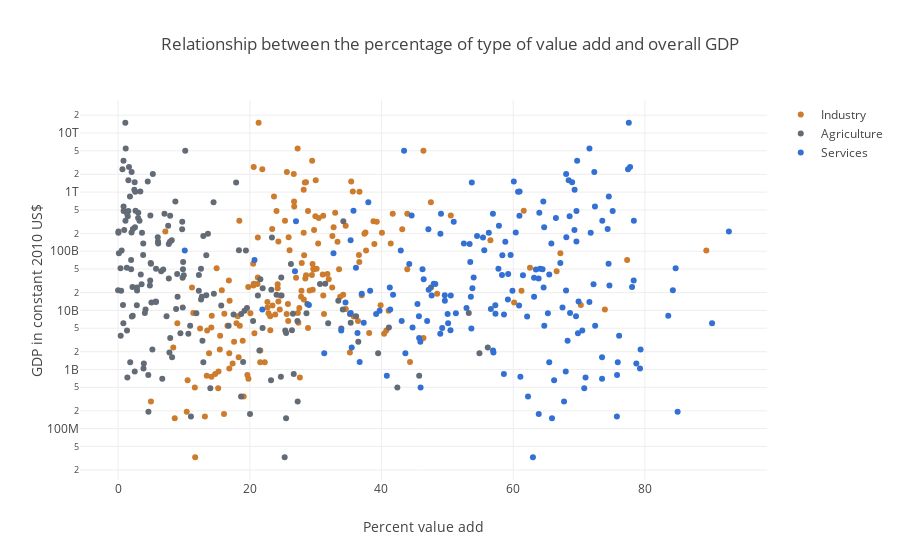

Source (notebook cell):
### Markdown cell above
The base object of a plotly graph is a figure, and we'll usually name it `fig`.  A figure takes `data` and a `layout`.  `data` is a list object that contains one or more `trace` objects.  The `trace` object is where we define the stuff that we want plotted.  Think of it as a series in Excel.  Just like you can have more than one Excel series plotted on the same chart, you can have more than one `trace` plotted on a `plotly` chart.  Let's go through the below code line by line.

### Code cell
trace_ind = Scatter(
    x = bDF_keep['NV.IND.TOTL.ZS'], 
    y = bDF_keep['NY.GDP.MKTP.KD'],
    mode = 'markers',
    name = 'Industry',
    marker = dict(
        color = '#cc7c2c'
        )
    )

trace_agr = Scatter(
    x = bDF_keep['NV.AGR.TOTL.ZS'], 
    y = bDF_keep['NY.GDP.MKTP.KD'],
    mode = 'markers',
    name = 'Agriculture',
    marker = dict(
        color = '#636b77'
        )
    )

trace_srv = Scatter(
    x = bDF_keep['NV.SRV.TETC.ZS'], 
    y = bDF_keep['NY.GDP.MKTP.KD'],
    mode = 'markers',
    name = 'Services',
    marker = dict(
        color = '#3270d3'
        )
    )

data = [trace_ind, trace_agr, trace_srv]

layout = dict(
    title = 'Relationship between the percentage of type of value add and overall GDP',
    hovermode = 'closest',
    yaxis = dict(zeroline = False,
        title = 'GDP in constant 2010 US$',
        type = 'log'),
    xaxis = dict(zeroline = False,
        title = 'Percent value add',
        )
    )

fig = dict(data = data, layout = layout)
iplot(fig)

### Figure 1 — Plotly figure (JSON) as saved in the notebook; plotly's stock layout.template omitted (floating-point values rounded to 4 significant figures; data arrays with more than 128 entries replaced by an {"elided": "..."} marker saying what was removed)
{"data": [{"marker": {"color": "#cc7c2c"}, "mode": "markers", "name": "Industry", "type": "scatter", "x": {"elided": "190 float values"}, "y": {"elided": "190 float values"}}, {"marker": {"color": "#636b77"}, "mode": "markers", "name": "Agriculture", "type": "scatter", "x": {"elided": "190 float values"}, "y": {"elided": "190 float values"}}, {"marker": {"color": "#3270d3"}, "mode": "markers", "name": "Services", "type": "scatter", "x": {"elided": "190 float values"}, "y": {"elided": "190 float values"}}], "layout": {"hovermode": "closest", "title": "Relationship between the percentage of type of value add and overall GDP", "xaxis": {"title": "Percent value add", "zeroline": false}, "yaxis": {"title": "GDP in constant 2010 US$", "type": "log", "zeroline": false}}}
